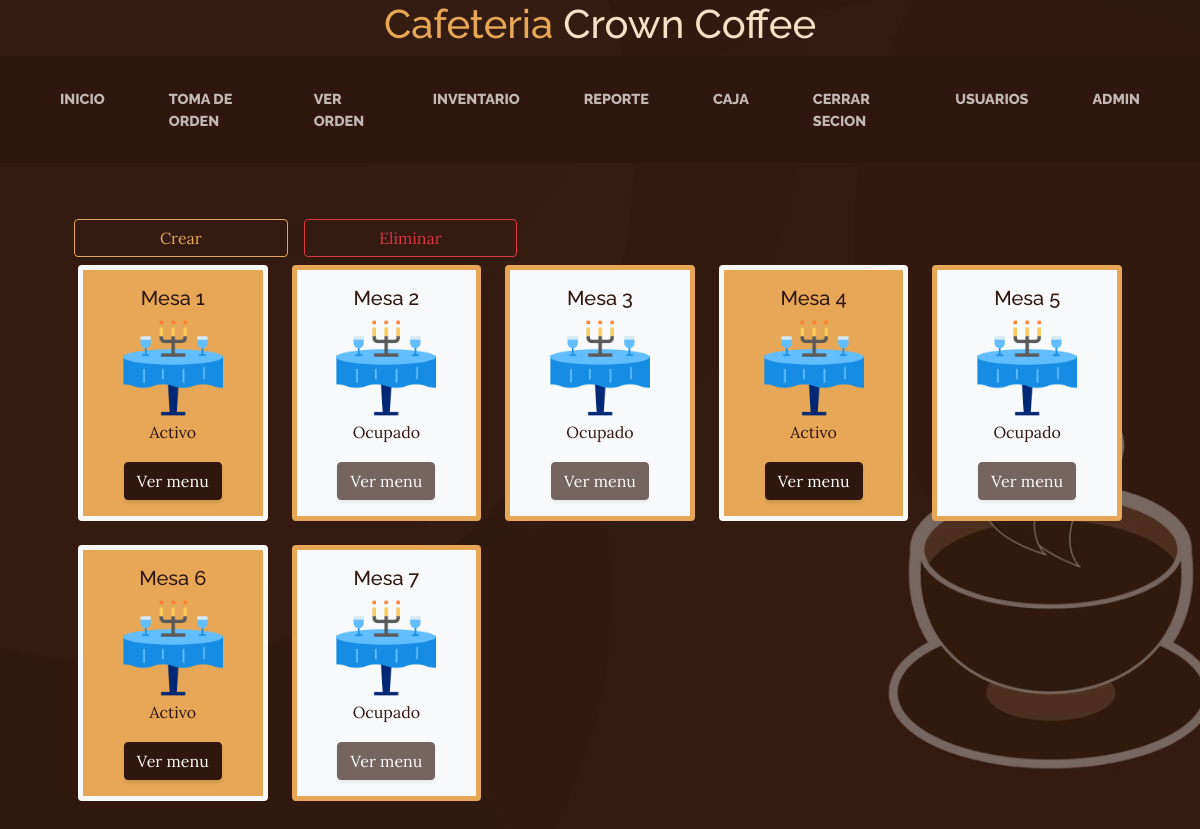
Screenshot of /tomaOrden.php (signed in) with the database file from the repository.
### tables this page shows
CREATE TABLE `mesa` (
  `id_mesa` int(11) NOT NULL,
  `nombre_mesa` varchar(10) NOT NULL DEFAULT 'Mesa',
  `numero` int(11) NOT NULL,
  `estado` int(1) NOT NULL DEFAULT 1
);

### tomaOrden.php (the view, shortened to what this page needs)
<?php
    include("db.php");
?>
<!DOCTYPE html>
<html lang="en">
    <head>
        <link rel="stylesheet" href="https://maxcdn.bootstrapcdn.com/bootstrap/4.5.2/css/bootstrap.min.css">
        <link rel="stylesheet" href="https://maxcdn.bootstrapcdn.com/bootstrap/4.5.2/css/bootstrap.min.css">
        <link rel="stylesheet" href="css/estiloposicion.css">
        <link href="css/styles.css" rel="stylesheet" />
    </head>
    <body>
        <header>
            <h1 class="site text-center text-faded d-none d-lg-block">
                <span class="site-heading-upper text-primary mb-3">Cafeteria</span>
                <span class="site-heading-lower">Crown Coffee</span>
            </h1>
        </header>
        <?php
            if($_SESSION['permiso']== 'Administrador'){
                include 'headerAdmin.php';
            }else{
                include 'headerAux.php';
            }
        ?>
        <br>
        <div class="container p-5">
            <div class="row row-cols-md-5 g-4 ">
                <a href="#modal_agregar" class="btn btn-outline-primary m-2" data-bs-toggle="modal" data-bs-target="#modal_agregar">Crear</a>
                <a href="#modal_agregar" class="btn btn-outline-danger m-2" data-bs-toggle="modal" data-bs-target="#modal_eliminar">Eliminar</a>
            </div>
            <div class="row row-cols-1 row-cols-md-5 g-4">
                <?php
                    $mesa = "SELECT * FROM mesa ORDER BY numero";
                    $resultado = mysqli_query($conexion,$mesa);
                    while($row=mysqli_fetch_assoc($resultado)){
                        if($row["estado"] > 0){
                            $estado = "Activo";
                            $color = "primary";
                            $borde = "light";
                            $btn = "";
                        }
                        else{
                            $estado = "Ocupado";
                            $color = "light";
                            $borde = "primary";
                            $btn = "disabled";
                        }
                ?>
                <div class="col">
                    <div class="card text-center text-secondary bg-<?php echo $color ?> border border-<?php echo $borde ?> border-5">
                    <form action="toma_orden_prod.php?id=<?php echo $row["numero"] ?>" method="post" id="form-cat">
                        <div class="card-body">
                            <h5 class="card-title"><?php echo $row["nombre_mesa"] ?> <?php echo $row["numero"] ?></h5>
                            <img src="img/res.png" class="" alt="..." style="height: 100px;">
                            <p class="card-text"><?php echo $estado ?></p>
                            <input class="btn btn-secondary" type="submit" name="btnaa" value="Ver menu" <?php echo $btn ?>>
                    </div>
                    </form>
                    </div>
                </div>
                <?php
                    }
                ?>
            </div>
        </div>
    </body>
</html>

### rows the page displays
mesa: nombre_mesa "Mesa", numero "1", estado "Activo"
mesa: nombre_mesa "Mesa", numero "2", estado "Ocupado"
mesa: nombre_mesa "Mesa", numero "3", estado "Ocupado"
mesa: nombre_mesa "Mesa", numero "4", estado "Activo"
mesa: nombre_mesa "Mesa", numero "5", estado "Ocupado"
mesa: nombre_mesa "Mesa", numero "6", estado "Activo"
mesa: nombre_mesa "Mesa", numero "7", estado "Ocupado"

### other values shown
$_SESSION['usuario'] "ADMIN"
